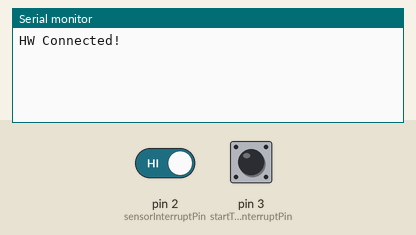
Recording of a sketch running on a simulated Arduino Leonardo, built with avr-gcc and run on an emulated ATmega32U4. On the bench: the last lines printed to the serial monitor. The test bench sets the inputs (shaded band); at power-on: pin 2 (sensorInterruptPin) HIGH, pin 3 (startTimeInterruptPin) HIGH.

Above: at 1.2 s.
1.3 s: pin 2 (sensorInterruptPin) driven LOW
At 1.6 s:
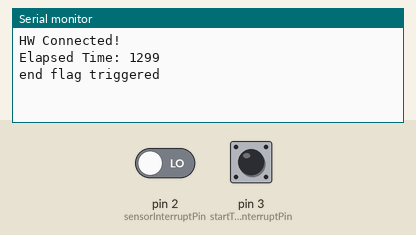
2.8 s: pin 3 (startTimeInterruptPin) pulled LOW for 0.15 s
At 4.0 s:
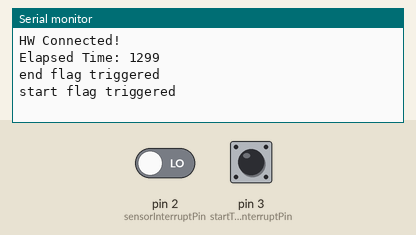

Measured:
- after the input at 1.3 s, the serial monitor: prints a new line at once (image 1)
- after the input at 2.8 s, the serial monitor: prints a new line at once (image 2)

The sketch:

finishline_sensor_fw.ino
```cpp
#include <Wire.h>
#include <Arduino.h>

volatile bool startFlag = false; // start time interrupt flag
volatile bool endFlag = false; // end time interrupt flag
volatile unsigned long elapsedTime = 0; // the calculated elapsed time in milliseconds
volatile unsigned long startTime = 0; // the start time in milliseconds
volatile unsigned long zeroTime = 0; // zero time
volatile bool reportTime = false; // should the time be reported

const int sensorInterruptPin = 2;
const int startTimeInterruptPin = 3;

void setup() {
    Serial.begin(115200);  // Uncomment if using serial debugging
    // while (!Serial) {
    //     ; // Wait for serial port to connect. Needed for Leonardo only
    // }
    Serial.println("HW Connected!");

    Wire.begin(0x08);  // Initialize I2C communication as slave

    pinMode(sensorInterruptPin, INPUT_PULLUP);
    pinMode(startTimeInterruptPin, INPUT_PULLUP);
    attachInterrupt(digitalPinToInterrupt(sensorInterruptPin), handleSensorInterrupt, FALLING);
    attachInterrupt(digitalPinToInterrupt(startTimeInterruptPin), handleStartInterrupt, FALLING);

    Wire.onRequest(requestEvent);  // Set up the request handler for I2C

    startFlag = false;
}

void loop() {

    if (startFlag) { // Check if the start flag is set
        startTime = millis(); // get the start time
        startFlag = false;
        reportTime = false;
        elapsedTime = 0;
        Serial.println("start flag triggered");
    }

    if(endFlag) { // check if the end flag is set
        if (reportTime == false) {
            elapsedTime = millis() - startTime;
            reportTime = true;
            Serial.print("Elapsed Time: ");
            Serial.println(elapsedTime);
        }
        Serial.println("end flag triggered");
        endFlag=false;
    }
}


/// @brief Handle the interrupt for proximity detected. Sets the end flag
void handleSensorInterrupt() {
    endFlag = true;
}

/// @brief Handle the interrupt for starting the race. Sets the start flag
void handleStartInterrupt() {
    startFlag = true;
}

/// @brief Handle request for data. Return the elapsed time if the start and
/// @brief end flags have been set. Otherwise, return zero.
void requestEvent() {
    if (reportTime) {
        Wire.write((byte*)&elapsedTime, sizeof(unsigned long));
    } else {
        unsigned long zeroTime = 0;
        Wire.write((byte*)&zeroTime, sizeof(unsigned long));
    }
}
```
